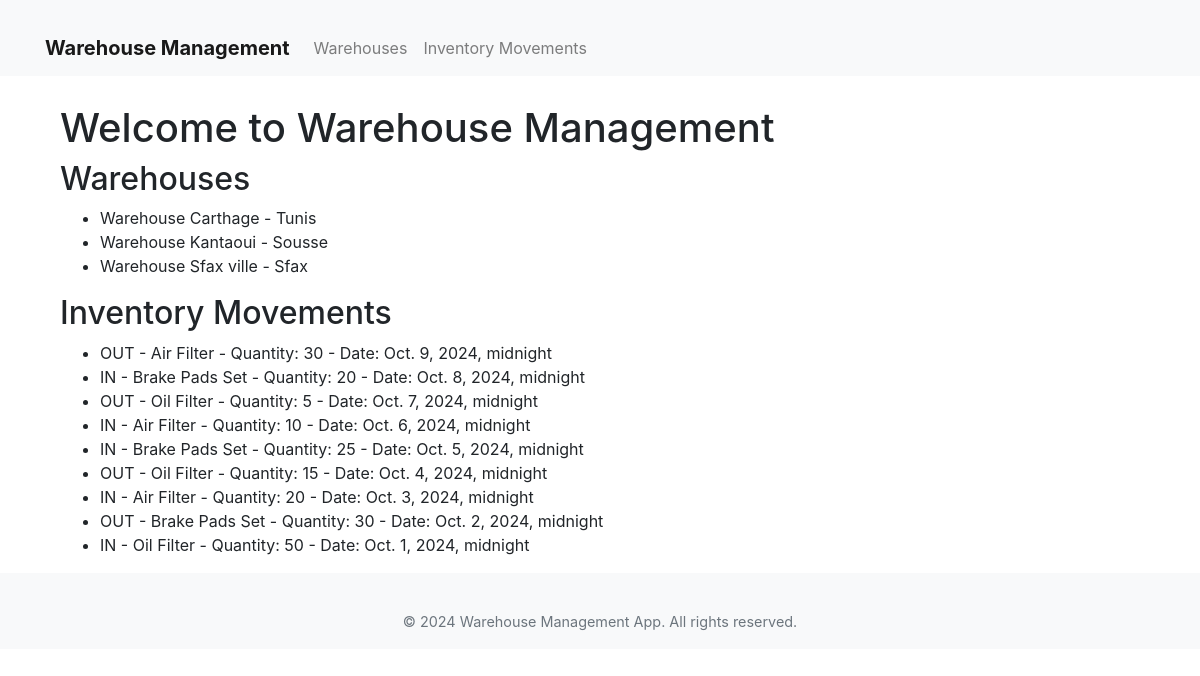
The page /warehouses/ on the database its author committed.
### warehouses/models.py (models this page shows, shortened)
class Warehouse(models.Model):
    name = models.CharField(max_length=255, unique=True, verbose_name="Warehouse Name")
    location = models.CharField(max_length=255, verbose_name="Location")
    class Meta:
        verbose_name = "Warehouse"
        verbose_name_plural = "Warehouses"
        ordering = ['name']

class InventoryMovement(models.Model):
    MOVEMENT_TYPES = (
        ('IN', 'Stock In'),
        ('OUT', 'Stock Out')
    )
    product = models.ForeignKey(Product, on_delete=models.CASCADE, related_name='inventory_movements', verbose_name="Product")
    warehouse = models.ForeignKey(Warehouse, on_delete=models.CASCADE, related_name='inventory_movements', verbose_name="Warehouse")
    quantity = models.PositiveIntegerField(verbose_name="Quantity Moved")
    movement_type = models.CharField(max_length=3, choices=MOVEMENT_TYPES, verbose_name="Movement Type")
    date_moved = models.DateTimeField(default=timezone.now, verbose_name="Date Moved")
    class Meta:
        verbose_name = "Inventory Movement"
        verbose_name_plural = "Inventory Movements"
        ordering = ['-date_moved']

### products/models.py (models this page shows, shortened)
class Product(models.Model):
    product_name = models.CharField(max_length=255)
    category = models.ForeignKey(Category, on_delete=models.SET_NULL, null=True)
    quantity_in_stock = models.IntegerField(default=0)
    reorder_level = models.IntegerField(default=0)
    price_per_unit = models.DecimalField(max_digits=10, decimal_places=2)
    supplier = models.ForeignKey(Supplier, on_delete=models.SET_NULL, null=True)

### warehouses/views.py (the view)
# urls.py: path('', views.index, name='index'),
def index(request):
    warehouses = Warehouse.objects.all()  # Get all warehouses
    movements = InventoryMovement.objects.all()  # Get all inventory movements
    context = {
        'warehouses': warehouses,
        'movements': movements,
    }
    return render(request, 'warehouses/index.html', context)

### warehouses/templates/warehouses/index.html (shortened to what this page needs)
{% extends 'warehouses/layout.html' %}
{% block content %}
<div class="container mt-5">
    <h1>Welcome to Warehouse Management</h1>
    <h2>Warehouses</h2>
    <ul>
        {% for warehouse in warehouses %}
            <li>{{ warehouse.name }} - {{ warehouse.location }}</li>
        {% endfor %}
    </ul>
    <h2>Inventory Movements</h2>
    <ul>
        {% for movement in movements %}
            <li>{{ movement.movement_type }} - {{ movement.product.product_name }} - Quantity: {{ movement.quantity }} - Date: {{ movement.date_moved }}</li>
        {% endfor %}
    </ul>
</div>
{% endblock %}

### warehouses/templates/warehouses/layout.html (style rules this page uses)
body { padding-top: 56px; }
.container { margin-top: 20px; }

### rows shown on the page
Warehouse: name "Warehouse Carthage", location "Tunis"
Warehouse: name "Warehouse Kantaoui", location "Sousse"
Warehouse: name "Warehouse Sfax ville", location "Sfax"
InventoryMovement: movement_type "OUT", product.product_name "Air Filter", quantity "30", date_moved "Oct. 9, 2024, midnight"
InventoryMovement: movement_type "IN", product.product_name "Brake Pads Set", quantity "20", date_moved "Oct. 8, 2024, midnight"
InventoryMovement: movement_type "OUT", product.product_name "Oil Filter", quantity "5", date_moved "Oct. 7, 2024, midnight"
InventoryMovement: movement_type "IN", product.product_name "Air Filter", quantity "10", date_moved "Oct. 6, 2024, midnight"
InventoryMovement: movement_type "IN", product.product_name "Brake Pads Set", quantity "25", date_moved "Oct. 5, 2024, midnight"
InventoryMovement: movement_type "OUT", product.product_name "Oil Filter", quantity "15", date_moved "Oct. 4, 2024, midnight"
InventoryMovement: movement_type "IN", product.product_name "Air Filter", quantity "20", date_moved "Oct. 3, 2024, midnight"
InventoryMovement: movement_type "OUT", product.product_name "Brake Pads Set", quantity "30", date_moved "Oct. 2, 2024, midnight"
InventoryMovement: movement_type "IN", product.product_name "Oil Filter", quantity "50", date_moved "Oct. 1, 2024, midnight"
